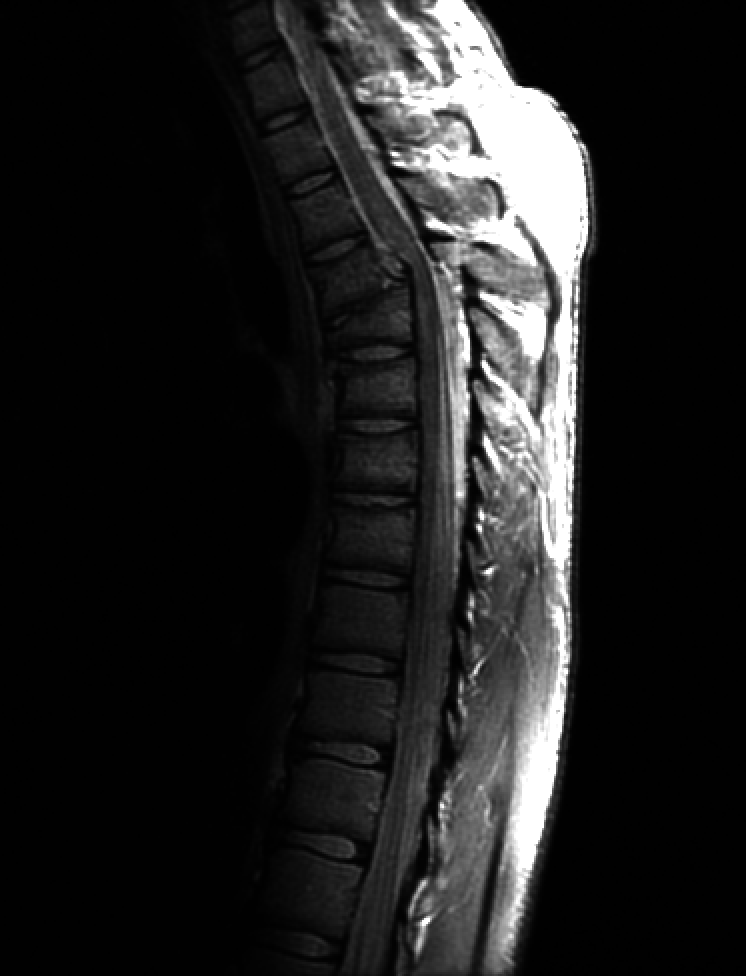
#> input picture cap3/img/308a.tif, 746 x 976 px, found by its file name
$ python 308.py
#> lines starting #> are read from the running program, lines starting #| are printed output that depends on the picture
#!/usr/bin/env python
# coding: utf-8

# In[1]:


import cv2
import numpy as np
from PIL import Image as im
import matplotlib.pyplot as plt


# In[2]:


img = cv2.imread('img/308a.tif')
#> img is the input picture: shape (976, 746, 3); min 0, max 255, mean 32.6


# In[3]:


def powerTransform(image, gamma):
#> called with gamma = 0.6
    gammaTransform = np.array(255*(image/255) ** gamma, dtype='uint8')
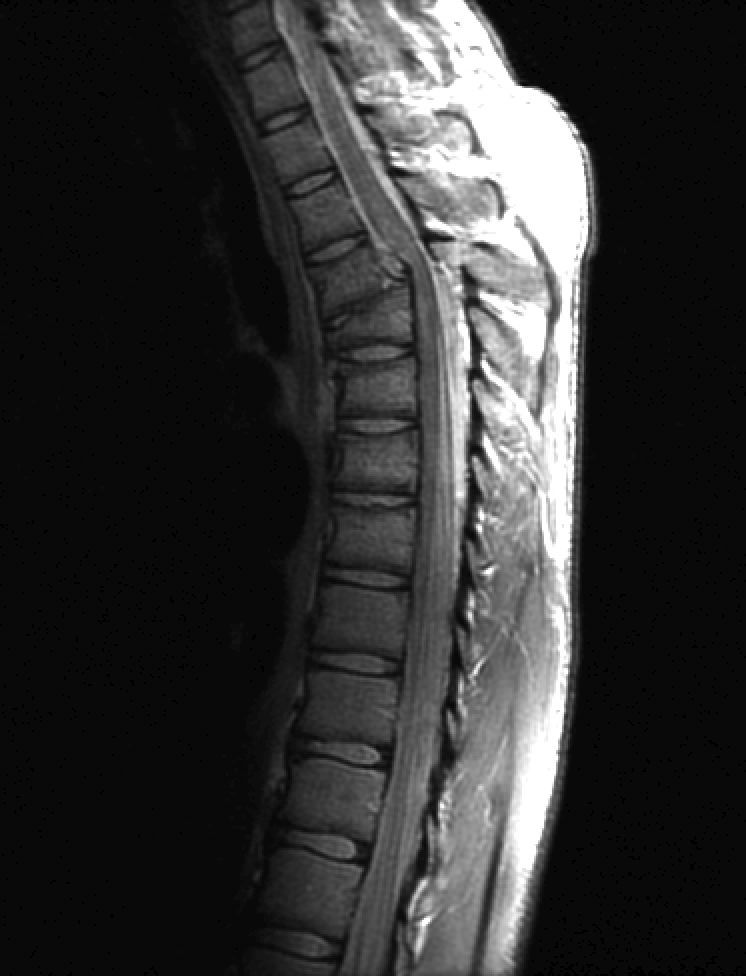
#> gammaTransform: shape (976, 746, 3); min 0, max 255, mean 49.9
    return gammaTransform


# In[4]:


fig308b = powerTransform(img, .6)
fig308c = powerTransform(img, .4)
#> call 2 of powerTransform, with gamma = 0.4
#> in powerTransform (call 2), `gammaTransform = np.array(255*(image/255) ** gamma, dtype='uint8')`:
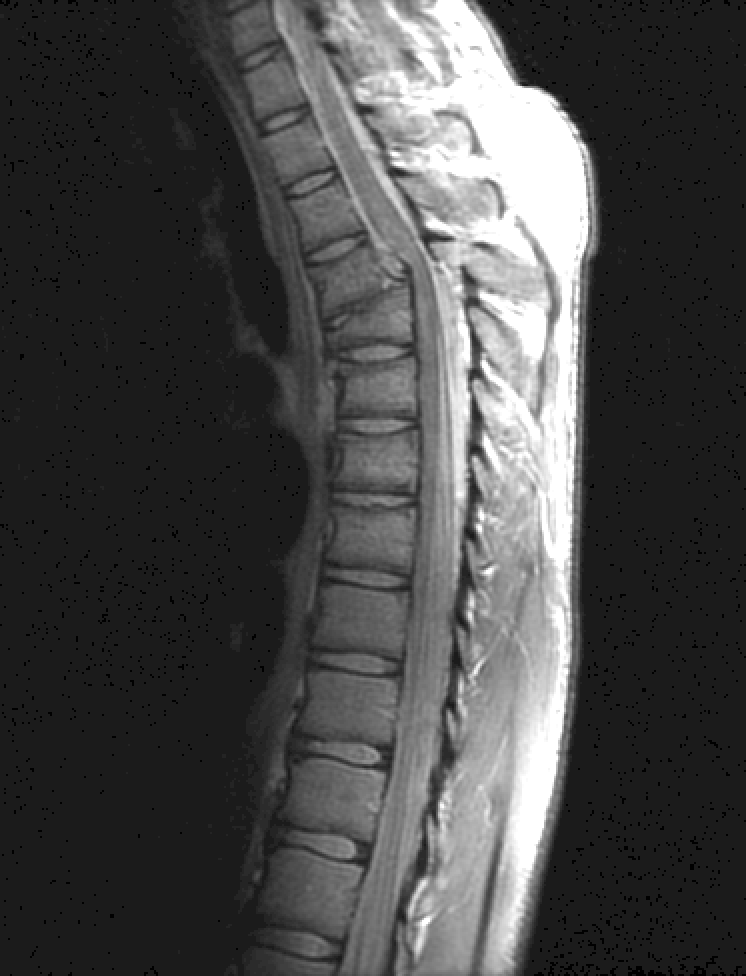
#> gammaTransform: shape (976, 746, 3); min 0, max 255, mean 71.7
fig308d = powerTransform(img, .3)
#> call 3 of powerTransform, with gamma = 0.3
#> in powerTransform (call 3), `gammaTransform = np.array(255*(image/255) ** gamma, dtype='uint8')`:
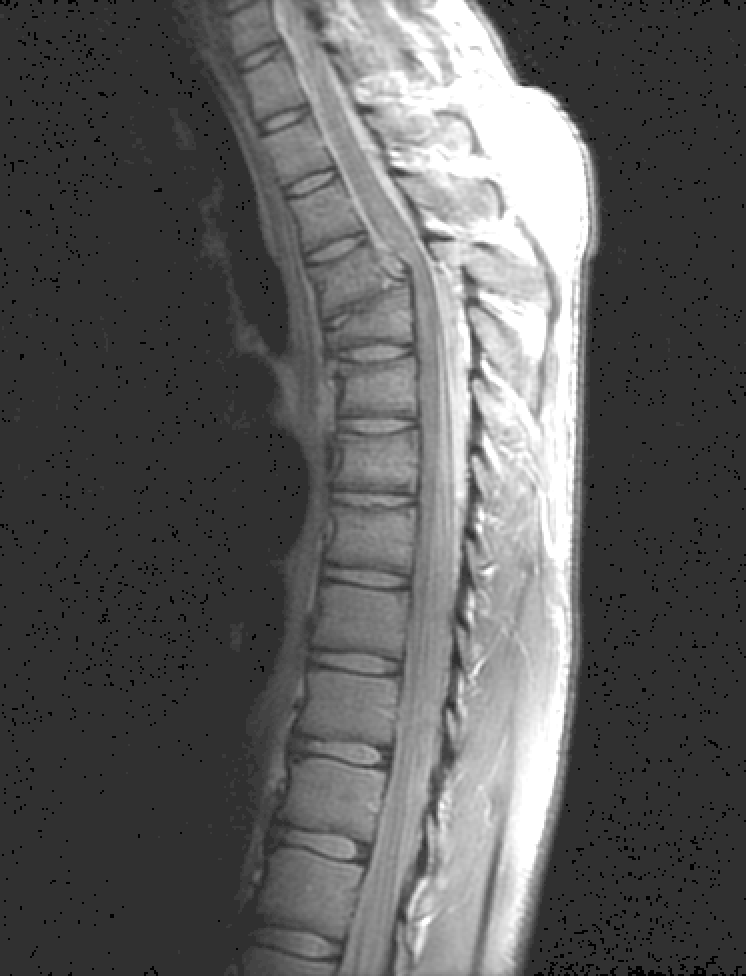
#> gammaTransform: shape (976, 746, 3); min 0, max 255, mean 91.9


# In[6]:

plt.figure(figsize=(8, 12))
plt.subplot(221), plt.imshow(img)
plt.subplot(222), plt.imshow(fig308b)
plt.subplot(223), plt.imshow(fig308c)
plt.subplot(224), plt.imshow(fig308d)
plt.show()
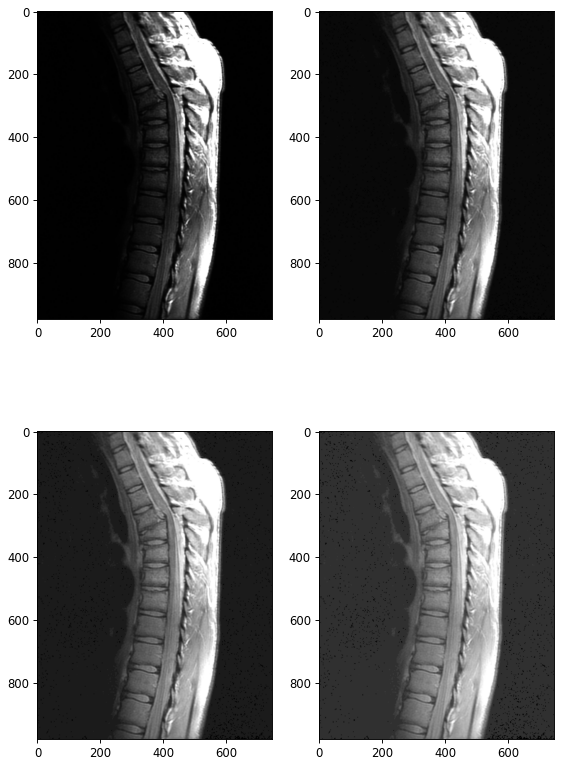
#> figure drawn by matplotlib, 4 panels

$ run again, with cap3/img/305a.tif copied over cap3/img/308a.tif
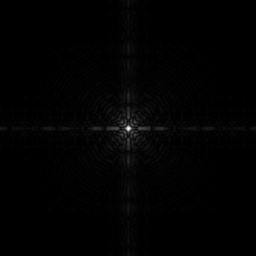
#> input picture cap3/img/305a.tif, 256 x 256 px, found by its file name
#> img is the input picture: shape (256, 256, 3); min 0, max 255, mean 2.1
#> in powerTransform (call 3), `gammaTransform = np.array(255*(image/255) ** gamma, dtype='uint8')`:
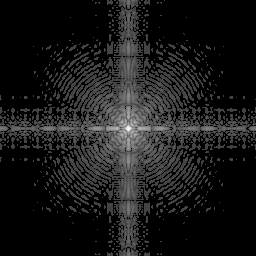
#> gammaTransform: shape (256, 256, 3); min 0, max 255, mean 24.9
#> `plt.show()`:
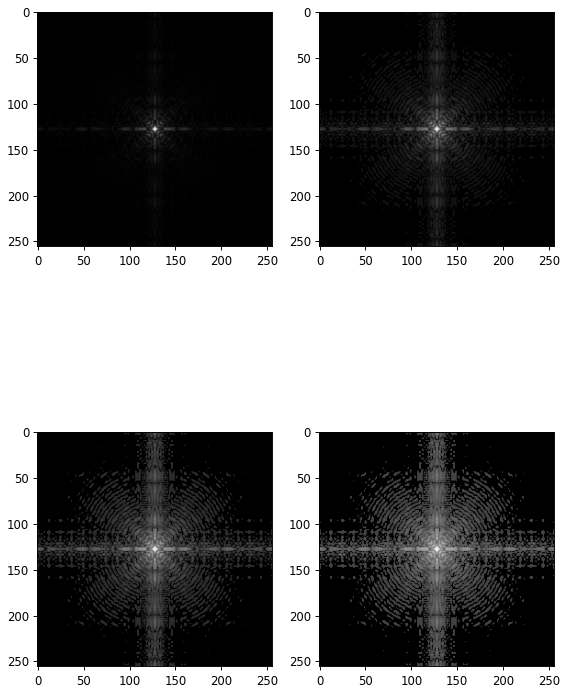
#> figure drawn by matplotlib, 4 panels

$ run again, with cap3/img/312a.tif copied over cap3/img/308a.tif
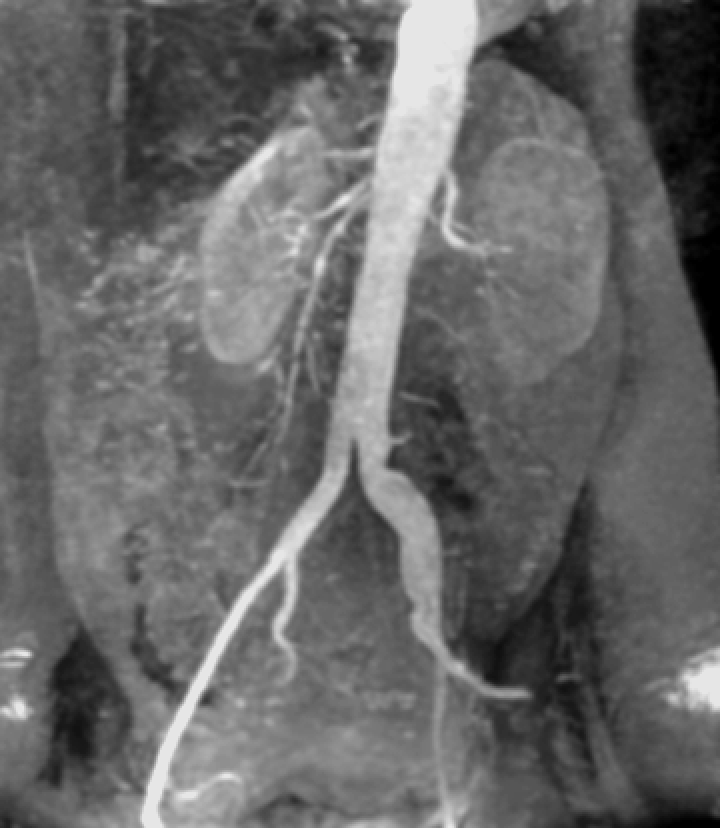
#> input picture cap3/img/312a.tif, 720 x 828 px, found by its file name
#> img is the input picture: shape (828, 720, 3); min 0, max 230, mean 103.5
#> in powerTransform (call 3), `gammaTransform = np.array(255*(image/255) ** gamma, dtype='uint8')`:
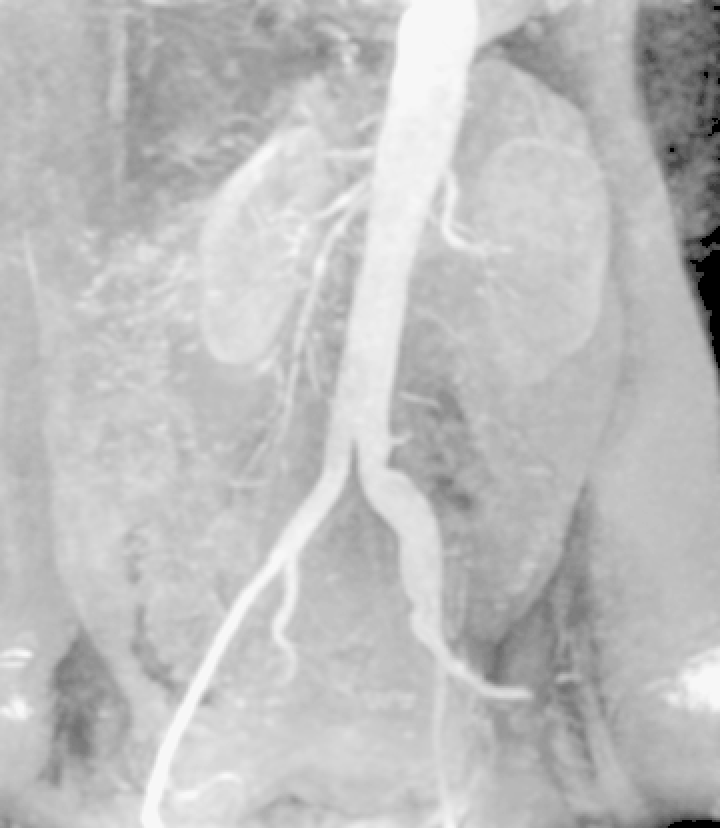
#> gammaTransform: shape (828, 720, 3); min 0, max 247, mean 189.7
#> `plt.show()`:
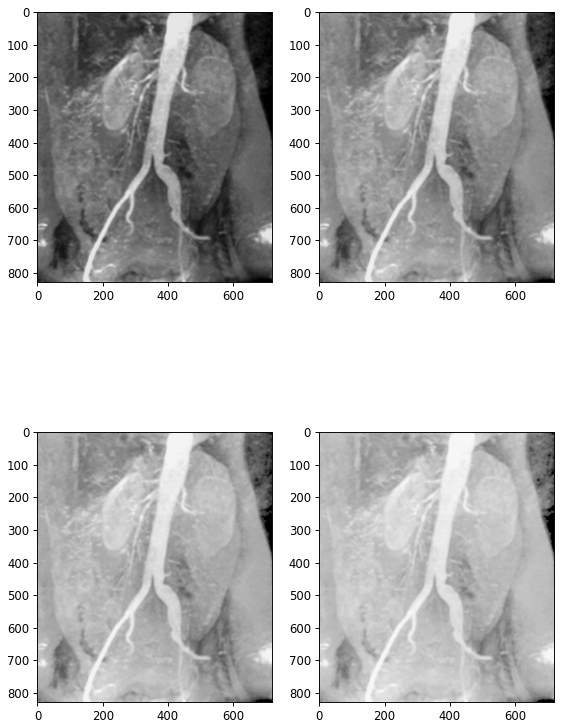
#> figure drawn by matplotlib, 4 panels
